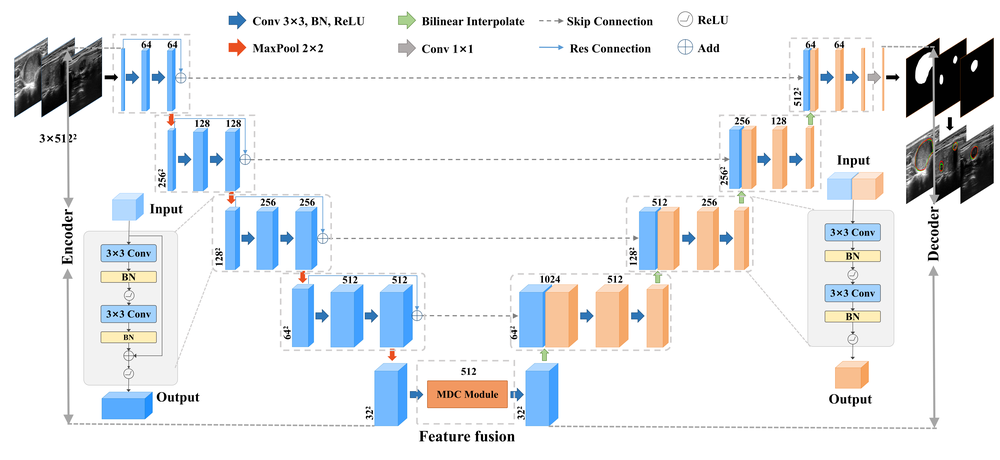
#> input picture MRU-Net.png, 1000 x 460 px, shrunk from 8111 x 3734 before the run
$ python -i augmentations.py   (imports and definitions only)
#> lines starting #> are read from the running program, lines starting #| are printed output that depends on the picture
#> further down, picture is the input picture: shape (460, 1000, 3); mean B, G, R 237.6, 235.5, 233.6
# YOLOv5 🚀 by Ultralytics, GPL-3.0 license
"""
Image augmentation functions
"""

import math
import random

import cv2
import numpy as np


class Albumentations:
    # YOLOv5 Albumentations class (optional, only used if package is installed)
    # [40 lines left out: functions __init__, __call__, not called in this run]


def augment_hsv(im, hgain=0.5, sgain=0.5, vgain=0.5):
    # HSV color-space augmentation
#> called with hgain = 0.5, sgain = 0.5, vgain = 0.5
    if hgain or sgain or vgain:
        r = np.random.uniform(-1, 1, 3) * [hgain, sgain, vgain] + 1  # random gains
        hue, sat, val = cv2.split(cv2.cvtColor(im, cv2.COLOR_BGR2HSV))
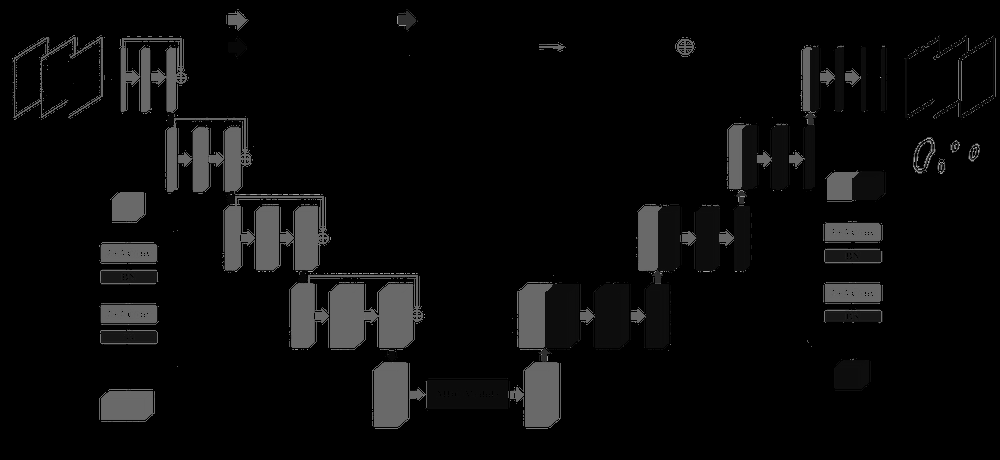
#> hue: shape (460, 1000); min 0, max 179, mean 9.9
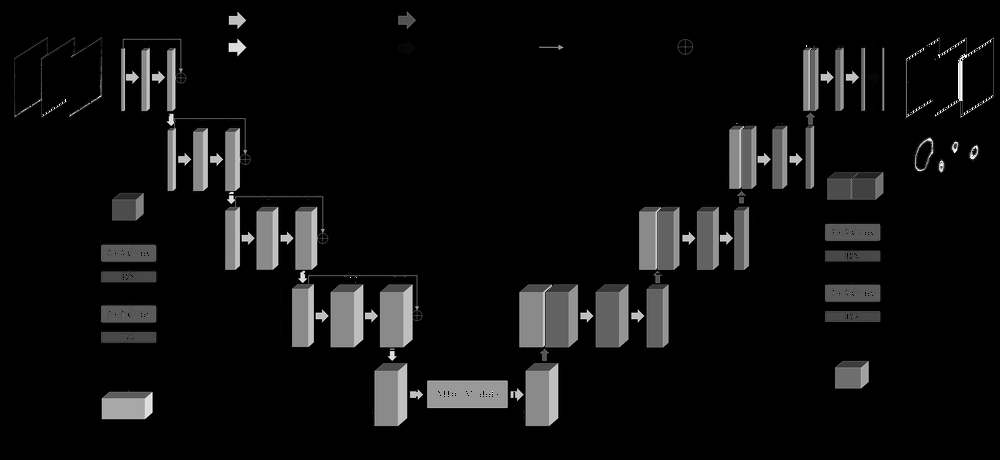
#> sat: shape (460, 1000); min 0, max 255, mean 14.3
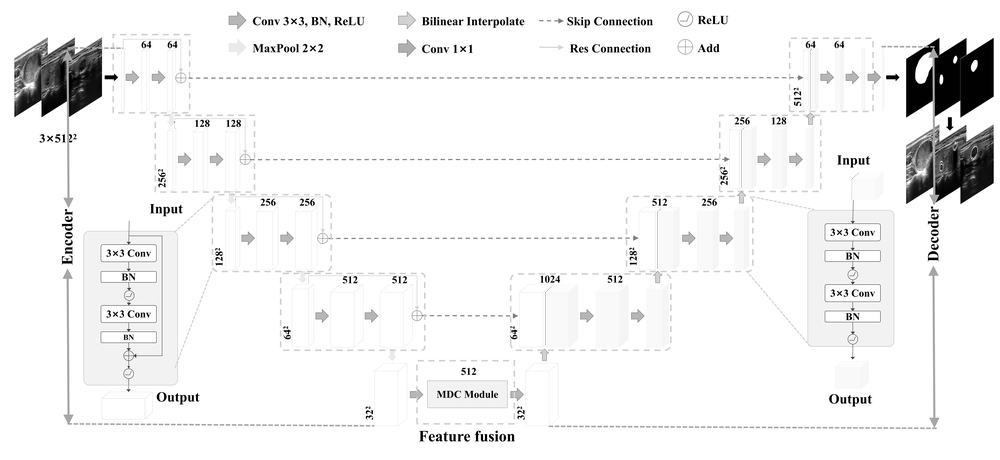
#> val: shape (460, 1000); min 0, max 255, mean 242.3
        dtype = im.dtype  # uint8

        x = np.arange(0, 256, dtype=r.dtype)
        lut_hue = ((x * r[0]) % 180).astype(dtype)
        lut_sat = np.clip(x * r[1], 0, 255).astype(dtype)
#> lut_sat = 256 values from 0 to 255
        lut_val = np.clip(x * r[2], 0, 255).astype(dtype)
#> lut_val = 256 values from 0 to 255

        im_hsv = cv2.merge((cv2.LUT(hue, lut_hue), cv2.LUT(sat, lut_sat), cv2.LUT(val, lut_val)))
#> im_hsv: shape (460, 1000, 3); mean H, S, V 10.3, 17.2, 244.4
        return cv2.cvtColor(im_hsv, cv2.COLOR_HSV2BGR)  # no return needed
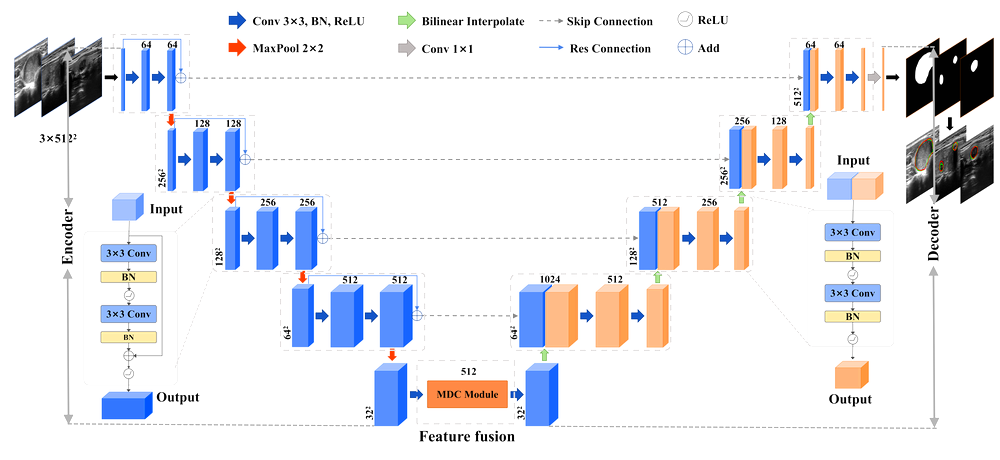
#> returned value: shape (460, 1000, 3); mean B, G, R 238.5, 234.2, 233.7


# [9 lines left out: function hist_equalize, not called in this run]

>>> import cv2
>>> picture = cv2.imread('MRU-Net.png')
>>> result = augment_hsv(picture)
